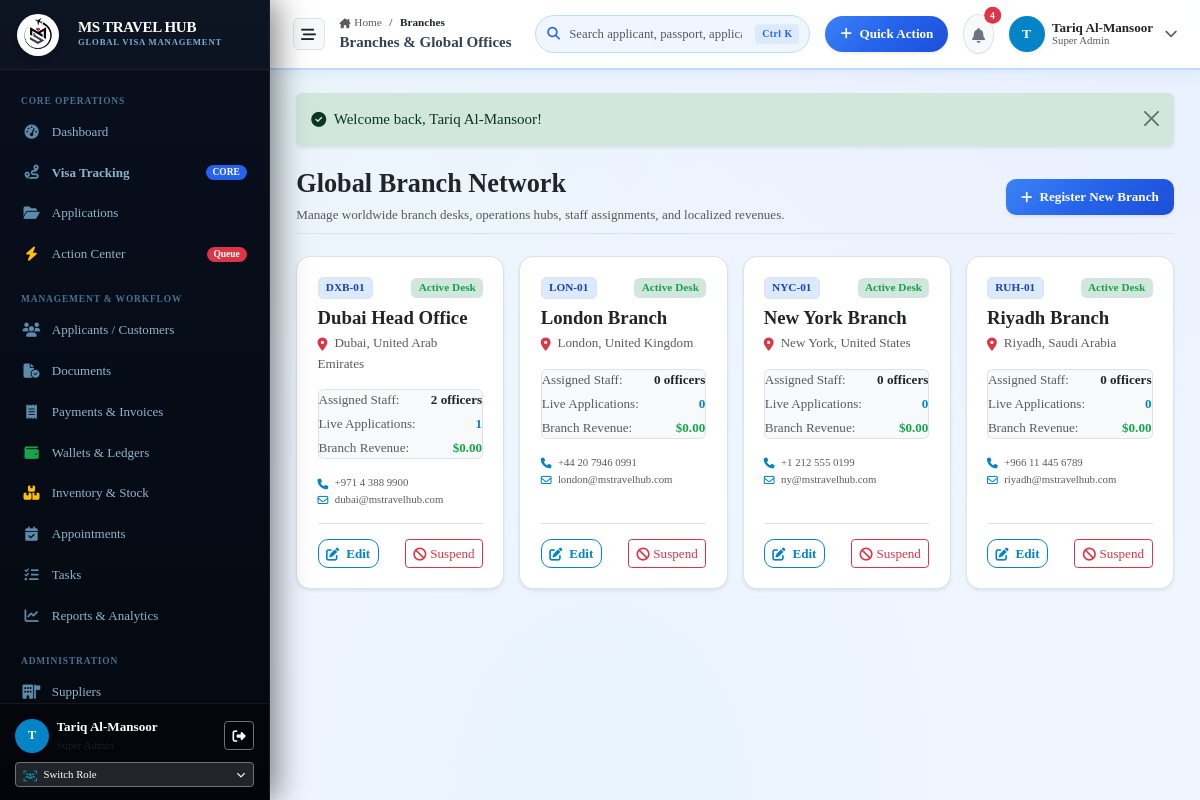
/branches (signed in), run on the app's committed database.
### tables this page shows
CREATE TABLE branches (
    id INTEGER PRIMARY KEY AUTOINCREMENT,
    name TEXT NOT NULL,
    code TEXT NOT NULL UNIQUE,
    country TEXT NOT NULL,
    city TEXT NOT NULL,
    address TEXT,
    phone TEXT,
    email TEXT,
    manager_id INTEGER,
    is_active INTEGER DEFAULT 1,
    created_at DATETIME DEFAULT CURRENT_TIMESTAMP,
    updated_at DATETIME DEFAULT CURRENT_TIMESTAMP
);

### app/Controllers/BranchController.php (called while the page is built, shortened)
<?php
class BranchController
{
    public function index(): void
    {
        $pdo = Database::getConnection();
        $branches = $pdo->query("SELECT b.*,
            COUNT(DISTINCT u.id) as staff_count,
            COUNT(DISTINCT a.id) as total_applications,
            COALESCE(SUM(p.amount), 0) as total_revenue
            FROM branches b
            LEFT JOIN users u ON u.branch_id = b.id
            LEFT JOIN applications a ON a.branch_id = b.id
            LEFT JOIN payments p ON p.application_id = a.id AND p.status = 'Completed'
            GROUP BY b.id
            ORDER BY b.is_active DESC, b.name ASC")->fetchAll();
        require_once dirname(__DIR__) . '/Views/branches/index.php';
    }
}

### app/autoload.php (called while the page is built, shortened)
<?php
function e(?string $string): string {
    return htmlspecialchars((string)($string ?? ''), ENT_QUOTES, 'UTF-8');
}
function get_flash(): ?array {
    if (isset($_SESSION['flash'])) {
        $flash = $_SESSION['flash'];
        return $flash;
    }
    return null;
}
function format_currency(float $amount, string $currency = 'USD'): string {
    return '$' . number_format($amount, 2);
}

### app/Views/branches/index.php (the view, shortened to what this page needs)
<?php
$flash = get_flash();
require_once dirname(__DIR__) . '/layouts/header.php';
require_once dirname(__DIR__) . '/layouts/sidebar.php';
require_once dirname(__DIR__) . '/layouts/topbar.php';
?>
<div class="content-body">
  <?php if ($flash): ?>
    <div class="alert alert-<?= e($flash['type'] === 'danger' ? 'danger' : ($flash['type'] === 'success' ? 'success' : 'info')) ?> alert-dismissible fade show mb-4 border-0 shadow-sm" role="alert">
      <div class="d-flex align-items-center gap-2">
        <i class="fa-solid <?= $flash['type'] === 'danger' ? 'fa-circle-exclamation' : ($flash['type'] === 'success' ? 'fa-circle-check' : 'fa-circle-info') ?>"></i>
        <span><?= e($flash['message']) ?></span>
      </div>
      <button type="button" class="btn-close" data-bs-dismiss="alert"></button>
    </div>
  <?php endif; ?>
  <div class="d-flex flex-wrap align-items-center justify-content-between gap-3 mb-4 pb-2 border-bottom">
    <div>
      <h3 class="fw-bold brand-font text-dark mb-1">Global Branch Network</h3>
      <p class="text-muted small mb-0">Manage worldwide branch desks, operations hubs, staff assignments, and localized revenues.</p>
    </div>
    <button class="btn btn-primary btn-sm px-3 shadow-sm" data-bs-toggle="modal" data-bs-target="#newBranchModal">
      <i class="fa-solid fa-plus me-1"></i> Register New Branch
    </button>
  </div>
  <div class="row g-3">
    <?php foreach ($branches as $b): ?>
      <?php $isActive = (int)$b['is_active'] === 1; ?>
      <div class="col-md-6 col-lg-3">
        <div class="card card-enterprise h-100 shadow-sm border">
          <div class="card-body p-3.5 d-flex flex-column justify-content-between">
            <div>
              <div class="d-flex align-items-center justify-content-between mb-2">
                <span class="badge bg-primary-subtle text-primary fw-bold border"><?= e($b['code']) ?></span>
                <span class="badge <?= $isActive ? 'bg-success-subtle text-success' : 'bg-danger-subtle text-danger' ?> fw-bold">
                  <?= $isActive ? 'Active Desk' : 'Suspended' ?>
                </span>
              </div>
              <h5 class="fw-bold text-dark mb-1"><?= e($b['name']) ?></h5>
              <div class="text-muted small mb-3"><i class="fa-solid fa-location-dot me-1 text-danger"></i> <?= e($b['city']) ?>, <?= e($b['country']) ?></div>
              <div class="p-2.5 bg-light rounded border mb-3 small">
                <div class="d-flex justify-content-between mb-1">
                  <span class="text-muted">Assigned Staff:</span>
                  <span class="fw-bold text-dark"><?= (int)$b['staff_count'] ?> officers</span>
                </div>
                <div class="d-flex justify-content-between mb-1">
                  <span class="text-muted">Live Applications:</span>
                  <span class="fw-bold text-primary"><?= (int)$b['total_applications'] ?></span>
                </div>
                <div class="d-flex justify-content-between">
                  <span class="text-muted">Branch Revenue:</span>
                  <span class="fw-bold text-success"><?= format_currency((float)$b['total_revenue']) ?></span>
                </div>
              </div>
              <div class="text-muted small" style="font-size: 0.72rem;">
                <div><i class="fa-solid fa-phone me-1 text-primary"></i> <?= e($b['phone'] ?: '—') ?></div>
                <div><i class="fa-regular fa-envelope me-1 text-primary"></i> <?= e($b['email'] ?: '—') ?></div>
              </div>
            </div>
            <div class="d-flex align-items-center justify-content-between pt-3 mt-3 border-top">
              <button type="button" class="btn btn-sm btn-outline-primary py-1 px-2.5 fw-semibold" data-bs-toggle="modal" data-bs-target="#editBranchModal<?= $b['id'] ?>">
                <i class="fa-solid fa-pen-to-square me-1"></i> Edit
              </button>
              <form action="/branches/toggle-status" method="POST" class="d-inline">
                <button type="submit" class="btn btn-sm <?= $isActive ? 'btn-outline-danger' : 'btn-outline-success' ?> py-1 px-2">
                  <i class="fa-solid <?= $isActive ? 'fa-ban' : 'fa-check' ?> me-1"></i><?= $isActive ? 'Suspend' : 'Activate' ?>
                </button>
              </form>
            </div>
          </div>
        </div>
      </div>
    <?php endforeach; ?>
  </div>
</div>
<?php require_once dirname(__DIR__) . '/layouts/footer.php'; ?>

### public/assets/css/base/variables.css (style rules this page uses)
:root { --mh-green: #22c55e; --mh-green-light: #4ade80; --mh-green-dark: #16a34a; --mh-green-lime: #84cc16; --mh-green-subtle: #f0fdf4; --mh-green-border: #bbf7d0; --mh-teal: #06b6d4; --mh-teal-light: #22d3ee; --mh-teal-dark: #0891b2; --mh-teal-subtle: #ecfeff; --mh-teal-border: #a5f3fc; --mh-blue: #2563eb; --mh-blue-hover: #1d4ed8; --mh-blue-dark: #1e40af; --mh-blue-deep: #1e3a8a; --mh-blue-light: #eff6ff; --mh-blue-subtle: #dbeafe; --mh-blue-border: #bfdbfe; --mh-blue-glow: rgba(37, 99, 235, 0.32); --vt-primary: var(--mh-blue); --vt-primary-hover: var(--mh-blue-hover); --vt-primary-dark: var(--mh-blue-dark); --vt-primary-light: var(--mh-blue-light); --vt-primary-subtle: var(--mh-blue-subtle); --vt-primary-border: var(--mh-blue-border); --mh-gradient-brand: linear-gradient(135deg, #22c55e 0%, #06b6d4 50%, #2563eb 100%); --mh-gradient-brand-r: linear-gradient(135deg, #2563eb 0%, #06b6d4 50%, #22c55e 100%); --mh-gradient-blue: linear-gradient(135deg, #3b82f6 0%, #2563eb 50%, #1d4ed8 100%); --mh-gradient-teal: linear-gradient(135deg, #22d3ee 0%, #06b6d4 50%, #0891b2 100%); --mh-gradient-green: linear-gradient(135deg, #4ade80 0%, #22c55e 50%, #16a34a 100%); --mh-gradient-dark: linear-gradient(180deg, #060e1c 0%, #0a1628 100%); --mh-gradient-sidebar: linear-gradient(180deg, #080f1e 0%, #04090f 100%); --mh-gradient-hero: linear-gradient(135deg, #060e1c 0%, #0d2048 50%, #1e3a8a 100%); --ms-gradient-success: linear-gradient(135deg, #22c55e 0%, #16a34a 100%); --ms-gradient-warning: linear-gradient(135deg, #f59e0b 0%, #d97706 100%); --mh-navy: #0a1628; --mh-navy-dark: #060e1c; --mh-navy-light: #0f2040; --mh-navy-muted: #1a2f50; --vt-bg: #f0f6ff; --vt-surface: #ffffff; --vt-surface-glass: rgba(255, 255, 255, 0.96); --vt-surface-muted: #f0f6ff; --vt-border: #dce8f5; --vt-border-glass: rgba(255, 255, 255, 0.6); --vt-text-main: #0f172a; --vt-text-body: #334155; --vt-text-muted: #64748b; --vt-text-light: #94a3b8; --vt-success: #22c55e; --vt-warning: #f59e0b; --vt-danger: #ef4444; --vt-info: var(--mh-teal); --vt-purple: #8b5cf6; --sidebar-width: 270px; --sidebar-collapsed-width: 76px; --topbar-height: 70px; --radius-xs: 6px; --radius-sm: 10px; --radius-md: 14px; --radius-lg: 18px; --radius-xl: 26px; --vt-shadow-xs: 0 1px 2px 0 rgba(0,0,0,0.04); --vt-shadow-sm: 0 2px 6px 0 rgba(10,22,40,0.06), 0 1px 2px -1px rgba(10,22,40,0.04); --vt-shadow-md: 0 6px 16px -2px rgba(10,22,40,0.08), 0 2px 6px -2px rgba(10,22,40,0.04); --vt-shadow-lg: 0 14px 28px -4px rgba(10,22,40,0.10), 0 4px 10px -2px rgba(10,22,40,0.04); --vt-shadow-xl: 0 24px 38px -6px rgba(10,22,40,0.13), 0 10px 16px -4px rgba(10,22,40,0.05); --vt-glow-primary: 0 8px 25px -4px var(--mh-blue-glow); --vt-glow-success: 0 8px 25px -4px rgba(34,197,94,0.35); --vt-glow-warning: 0 8px 25px -4px rgba(245,158,11,0.35); --vt-transition-fast: 0.15s cubic-bezier(0.4, 0, 0.2, 1); --vt-transition-normal: 0.25s cubic-bezier(0.4, 0, 0.2, 1); }

### public/assets/css/base/typography.css (style rules this page uses)
body.app-body, html, body { font-family: 'Times New Roman', Times, Georgia, serif !important; color: var(--vt-text-body); line-height: 1.55; -webkit-font-smoothing: antialiased; -moz-osx-font-smoothing: grayscale; }
h1, h2, h3, h4, h5, h6 { color: var(--vt-text-main); font-weight: 700; line-height: 1.25; }

### public/assets/css/base/global.css (style rules this page uses)
body.app-body, html, body { background-color: var(--vt-bg); background-image: radial-gradient(at 0% 0%, rgba(34,197,94,0.05) 0px, transparent 50%), radial-gradient(at 100% 0%, rgba(37,99,235,0.04) 0px, transparent 50%), radial-gradient(at 50% 100%, rgba(6,182,212,0.03) 0px, transparent 50%); background-attachment: fixed; margin: 0; padding: 0; overflow-x: hidden; padding-bottom: env(safe-area-inset-bottom, 0); }
.content-body { flex: 1; padding: 1.5rem 1.75rem 2.5rem; max-width: 1800px; width: 100%; margin: 0 auto; }

### public/assets/css/components/buttons.css (style rules this page uses)
.btn-primary { background: var(--mh-gradient-blue); border: none; color: #ffffff; font-weight: 600; border-radius: var(--radius-sm); padding: 0.55rem 1.25rem; box-shadow: 0 2px 10px var(--mh-blue-glow); transition: all var(--vt-transition-fast); }
.btn-outline-primary { color: var(--mh-blue); border-color: var(--mh-blue); background: transparent; font-weight: 600; border-radius: var(--radius-sm); transition: all var(--vt-transition-fast); }

### public/assets/css/components/alerts.css (style rules this page uses)
.badge.bg-primary-subtle { background-color: var(--mh-blue-subtle) !important; color: var(--mh-blue-dark) !important; }

### public/assets/css/utilities/helpers.css (style rules this page uses)
.text-primary { color: var(--mh-blue) !important; }
.text-success { color: var(--mh-green-dark) !important; }

### data on the page
branches: code "DXB-01", is_active "Active Desk", name "Dubai Head Office", city "Dubai", country "United Arab Emirates", staff_count "2", total_applications "1", total_revenue "$0.00", phone "+971 4 388 9900", email "dubai@mstravelhub.com"
branches: code "LON-01", is_active "Active Desk", name "London Branch", city "London", country "United Kingdom", staff_count "0", total_applications "0", total_revenue "$0.00", phone "+44 20 7946 0991", email "london@mstravelhub.com"
branches: code "NYC-01", is_active "Active Desk", name "New York Branch", city "New York", country "United States", staff_count "0", total_applications "0", total_revenue "$0.00", phone "+1 212 555 0199", email "ny@mstravelhub.com"
branches: code "RUH-01", is_active "Active Desk", name "Riyadh Branch", city "Riyadh", country "Saudi Arabia", staff_count "0", total_applications "0", total_revenue "$0.00", phone "+966 11 445 6789", email "riyadh@mstravelhub.com"

### other printed values
substr($currentUser['name'] ?? 'U', 0, 1) "T"
$currentUser['name'] "Tariq Al-Mansoor"
$roleName "Super Admin"
$segLabel "Branches"
$cleanTitle "Branches & Global Offices"
$unreadNotifs "4"
$currentUser['role_name'] "Super Admin"
$flash['message'] "Welcome back, Tariq Al-Mansoor!"
